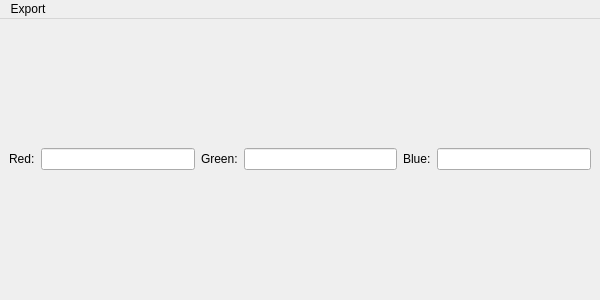
<?xml version="1.0" encoding="UTF-8"?>
<ui version="4.0">
 <class>CorrelationWindow</class>
 <widget class="QMainWindow" name="CorrelationWindow">
  <property name="geometry">
   <rect>
    <x>0</x>
    <y>0</y>
    <width>600</width>
    <height>300</height>
   </rect>
  </property>
  <property name="sizePolicy">
   <sizepolicy hsizetype="Preferred" vsizetype="Preferred">
    <horstretch>0</horstretch>
    <verstretch>0</verstretch>
   </sizepolicy>
  </property>
  <property name="windowTitle">
   <string>MainWindow</string>
  </property>
  <widget class="QWidget" name="centralwidget">
   <layout class="QVBoxLayout" name="verticalLayout">
    <item>
     <layout class="QHBoxLayout" name="horizontalLayoutScatters"/>
    </item>
    <item>
     <layout class="QGridLayout" name="gridLayout">
      <item row="0" column="0">
       <widget class="QLabel" name="label">
        <property name="text">
         <string>Red:</string>
        </property>
       </widget>
      </item>
      <item row="0" column="2">
       <widget class="QLabel" name="label_2">
        <property name="text">
         <string>Green:</string>
        </property>
       </widget>
      </item>
      <item row="0" column="3">
       <widget class="QLineEdit" name="lineEditCorrG">
        <property name="readOnly">
         <bool>true</bool>
        </property>
       </widget>
      </item>
      <item row="0" column="4">
       <widget class="QLabel" name="label_3">
        <property name="text">
         <string>Blue:</string>
        </property>
       </widget>
      </item>
      <item row="0" column="1">
       <widget class="QLineEdit" name="lineEditCorrR">
        <property name="readOnly">
         <bool>true</bool>
        </property>
       </widget>
      </item>
      <item row="0" column="5">
       <widget class="QLineEdit" name="lineEditCorrB">
        <property name="readOnly">
         <bool>true</bool>
        </property>
       </widget>
      </item>
     </layout>
    </item>
   </layout>
  </widget>
  <widget class="QMenuBar" name="menubar">
   <property name="geometry">
    <rect>
     <x>0</x>
     <y>0</y>
     <width>600</width>
     <height>20</height>
    </rect>
   </property>
   <widget class="QMenu" name="menuExport">
    <property name="title">
     <string>Export</string>
    </property>
    <addaction name="actionAs_graphics"/>
   </widget>
   <addaction name="menuExport"/>
  </widget>
  <action name="actionAs_graphics">
   <property name="text">
    <string>As graphics</string>
   </property>
  </action>
 </widget>
 <resources/>
 <connections/>
</ui>
